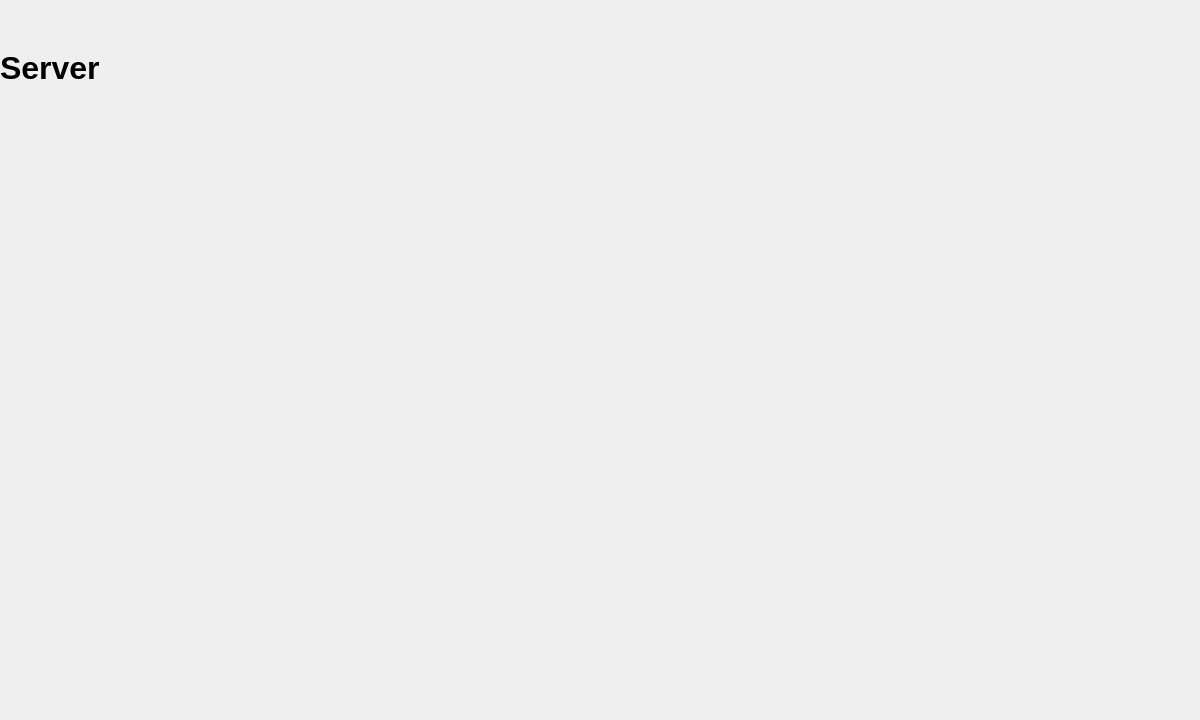
<?xml version="1.0" encoding="UTF-8"?>
<ui version="4.0">
 <class>Form</class>
 <widget class="QWidget" name="Form">
  <property name="geometry">
   <rect>
    <x>0</x>
    <y>0</y>
    <width>1200</width>
    <height>720</height>
   </rect>
  </property>
  <property name="windowTitle">
   <string>Form</string>
  </property>
  <widget class="QLabel" name="label">
   <property name="geometry">
    <rect>
     <x>0</x>
     <y>50</y>
     <width>141</width>
     <height>41</height>
    </rect>
   </property>
   <property name="font">
    <font>
     <pointsize>24</pointsize>
    </font>
   </property>
   <property name="text">
    <string>&lt;html&gt;&lt;head/&gt;&lt;body&gt;&lt;p&gt;&lt;span style=&quot; font-weight:600;&quot;&gt;Server&lt;/span&gt;&lt;/p&gt;&lt;/body&gt;&lt;/html&gt;</string>
   </property>
   <property name="alignment">
    <set>Qt::AlignLeading|Qt::AlignLeft|Qt::AlignTop</set>
   </property>
  </widget>
 </widget>
 <resources/>
 <connections/>
</ui>
